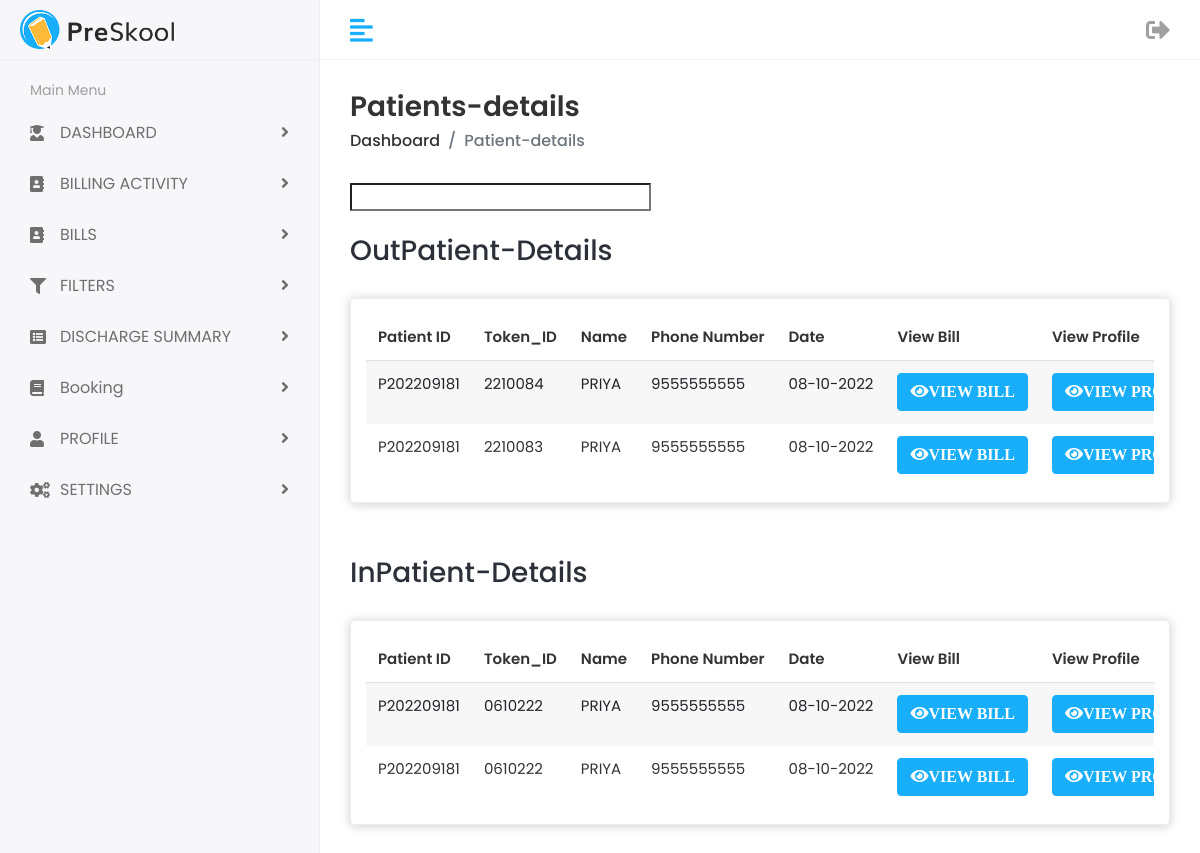
Page /patient_bdetails.php on the committed database.
### tables this page shows
CREATE TABLE `existing_op_record` (
  `id` varchar(20) NOT NULL,
  `token_id` varchar(20) NOT NULL,
  `date` date NOT NULL,
  `time` timestamp NOT NULL DEFAULT current_timestamp() ON UPDATE current_timestamp()
);

CREATE TABLE `patient_primary_information` (
  `id` varchar(10) NOT NULL,
  `name` varchar(100) NOT NULL,
  `dob` date NOT NULL,
  `p_age` int(3) NOT NULL,
  `gender` varchar(20) NOT NULL,
  `patient_phone_number` varchar(10) NOT NULL,
  `patient_aadhaar` varchar(12) NOT NULL,
  `caste` varchar(20) NOT NULL,
  `religion` varchar(20) NOT NULL,
  `present_address` varchar(150) NOT NULL,
  `permanent_address` varchar(150) NOT NULL,
  `patient_qualification` varchar(30) NOT NULL,
  `patient_occupation` varchar(30) NOT NULL,
  `spouse_name` varchar(100) NOT NULL,
  `spouse_contact` varchar(10) NOT NULL,
  `spose_dob` date NOT NULL,
  `spouse_age` int(3) NOT NULL,
  `spouse_gender` varchar(5) NOT NULL,
  `spouse_occupation` varchar(20) NOT NULL,
  `spouse_qualification` varchar(20) NOT NULL,
  `lmp` date NOT NULL,
  `edd` date NOT NULL,
  `pog` varchar(25) NOT NULL,
  `cardtype` varchar(20) NOT NULL,
  `socio_economic_status` varchar(20) NOT NULL,
  `spouse_aadhaar` varchar(12) NOT NULL,
  `date` timestamp NOT NULL DEFAULT current_timestamp() ON UPDATE current_timestamp()
);

### patient_bdetails.php (the view, shortened to what this page needs)
<?php
include 'connect.php';
$sql = mysqli_query($con,"select distinct(eor.token_id) as tid,
 eor.id as pid,eor.date as date,ppi.name as name, ppi.patient_phone_number
 as patient_phone_number,eor.time from  existing_op_record eor,
  patient_primary_information ppi where eor.id = ppi.id order by eor.time desc");
 $sql1 = mysqli_query($con,"select distinct(eor.token_id) as tid,
 eor.patient_id as pid,eor.date as date,ppi.name as name, ppi.patient_phone_number as patient_phone_number,
 eor.time from  patient_billing_details eor,
 patient_primary_information ppi where eor.patient_id = ppi.id order by eor.time desc");
?>
<!DOCTYPE html>
<html lang="en">
    <head>
        <link rel="stylesheet" href="assets/plugins/bootstrap/css/bootstrap.min.css">
		<link rel="stylesheet" href="assets/plugins/fontawesome/css/fontawesome.min.css">
		<link rel="stylesheet" href="assets/plugins/fontawesome/css/all.min.css">
		<link rel="stylesheet" href="assets/plugins/datatables/datatables.min.css">
        <link rel="stylesheet" href="assets/css/style.css">
    </head>
    <body>
        <div class="main-wrapper">
			<?php include 'menu.php'; ?>
            <div class="page-wrapper">
                <div class="content container-fluid">
					<div class="page-header">
						<div class="row">
							<div class="col">
								<h3 class="page-title">Patients-details</h3>
								<ul class="breadcrumb">
									<li class="breadcrumb-item"><a href="dashboard.php">Dashboard</a></li>
									<li class="breadcrumb-item active">Patient-details</li>
								</ul>
							</div>
						</div>
					</div>
                    <input type="text" id="myInput" onkeyup="searchFun()">
				    <br><br>
					<div><h3>OutPatient-Details</h3></div>
					<br>
					<div class="row">
						<div class="col-sm-12">
							<div class="card">
								<div class="card-body">
									<div class="table-responsive">
										<table id= "myTable" class="table table-striped">
											<thead>
												<tr>
													<th>Patient ID</th>
                                                    <th>Token_ID</th>
													<th>Name</th>
                                                    <th>Phone Number</th>
                                                    <th>Date</th>
													<th>View Bill</th>
                                                    <th>View Profile</th>
												</tr>
											</thead>
											<tbody>
												<?php
                                                    while($run = mysqli_fetch_assoc($sql))
                                                    {
														$newDate = date("d-m-Y", strtotime($run['date']));
                                                        echo '<tr>
                                                        <td>'.$run['pid'].'</td>
                                                        <td>'.$run['tid'].'</td>
                                                        <td>'.$run['name'].'</td>
                                                        <td>'.$run['patient_phone_number'].'</td>
                                                        <td>'.$newDate.'</td>
                                                        <td><div class="actions">
														<a href="gbop.php?pid='.$run['pid'].'&tid='.$run['tid'].'&date='.$run['date'].'" class="btn btn-primary">
															<i class="fas fa-eye">VIEW BILL</i>
														</a>
														<td><div class="actions">
														<a href="patient_profile.php?pid='.$run['pid'].'" class="btn btn-primary">
															<i class="fas fa-eye">VIEW PROFILE</i>
														</a>
													    </div></td>
                                                        </tr>';
                                                    }
                                                ?>
											</tbody>
										</table>
									</div>
								</div>
							</div>
						</div>
					</div>
					<br>
					<div><h3>InPatient-Details</h3></div>
					<br>
					<div class="row">
						<div class="col-sm-12">
							<div class="card">
								<div class="card-body">
									<div class="table-responsive">
										<table id= "myTable" class="table table-striped">
											<thead>
												<tr>
													<th>Patient ID</th>
                                                    <th>Token_ID</th>
													<th>Name</th>
                                                    <th>Phone Number</th>
                                                    <th>Date</th>
													<th>View Bill</th>
                                                    <th>View Profile</th>
												</tr>
											</thead>
											<tbody>
												<?php
                                                    while($run1 = mysqli_fetch_assoc($sql1))
                                                    {
														$newDate = date("d-m-Y", strtotime($run1['date']));
                                                        echo '<tr>
                                                        <td>'.$run1['pid'].'</td>
                                                        <td>'.$run1['tid'].'</td>
                                                        <td>'.$run1['name'].'</td>
                                                        <td>'.$run1['patient_phone_number'].'</td>
                                                        <td>'.$newDate.'</td>
                                                        <td><div class="actions">
														<a href="gb.php?pid='.$run1['pid'].'&tid='.$run1['tid'].'" class="btn btn-primary">
															<i class="fas fa-eye">VIEW BILL</i>
														</a>
													  </div><td>
													  <a href="patient_profile.php?pid='.$run1['pid'].'" class="btn btn-primary">
													  <i class="fas fa-eye">VIEW PROFILE</i>
												      </a>
												      </div></td>
                                                        </tr>';
                                                    }
                                                ?>
									</div>
								</div>
							</div>
						</div>
					</div>
				</div>
    </body>
</html>

### menu.php (shortened to what this page needs)
<div class="header">
    <div class="header-left">
        <a href="dashboard.php" class="logo">
            <img src="assets/img/logo.png" alt="Logo">
        </a>
    </div>
    <a href="javascript:void(0);" id="toggle_btn">
        <i class="fas fa-align-left"></i>
    </a>
     <ul class="nav user-menu">
        <li  class="nav-item dropdown has-arrow">
        <a href="logout.php"><i class="fas fa-sign-out-alt fa-2x"></i></a></li>
     </ul>
</div>
<div class="sidebar" id="sidebar">
    <div class="sidebar-inner slimscroll">
        <div id="sidebar-menu" class="sidebar-menu">
            <ul>
                <li class="menu-title">
                    <span>Main Menu</span>
                </li>
                <li class="submenu">
                    <a href="#"><i class="fas fa-user-graduate"></i> <span>DASHBOARD</span><span class="menu-arrow"></span></a>
                </li>
                <li class="submenu">
                    <a href="#"><i class="fas fa-address-book"></i> <span>BILLING ACTIVITY</span><span class="menu-arrow"></span></a>
                </li>
                <li class="submenu">
                    <a href="#"><i class="fas fa-address-book"></i> <span>BILLS</span><span class="menu-arrow"></span></a>
                </li>
                <li class="submenu">
                    <a href="#"><i class="fas fa-filter"></i><span>FILTERS</span> <span class="menu-arrow"></span></a>
                </li>
                <li class="submenu">
                    <a href="#"><i class="fa fa-list-alt"></i><span>DISCHARGE SUMMARY</span> <span class="menu-arrow"></span></a>
                </li>
                <li class="submenu">
                    <a href="#"><i class="fas fa-book"></i> <span>Booking</span> <span class="menu-arrow"></span></a>
                </li>
                <li class="submenu">
                    <a href="#"><i class="fas fa-user"></i><span>PROFILE</span> <span class="menu-arrow"></span></a>
                </li>
                <li class="submenu">
                    <a href="#"><i class="fas fa-cogs"></i> <span>SETTINGS</span> <span class="menu-arrow"></span></a>
                </li>
            </ul>
        </div>
    </div>
</div>

### rows in the picture
existing_op_record: id "P202209181", token "2210084", patient_primary_information.name "PRIYA", patient_primary_information.patient_phone_number "9555555555", date "08-10-2022"
existing_op_record: id "P202209181", token "2210083", patient_primary_information.name "PRIYA", patient_primary_information.patient_phone_number "9555555555", date "08-10-2022"

### other values in the picture
$run1['pid'] "P202209181"
$run1['tid'] "0610222"
$run1['name'] "PRIYA"
$run1['patient_phone_number'] "9555555555"
$newDate "08-10-2022"
